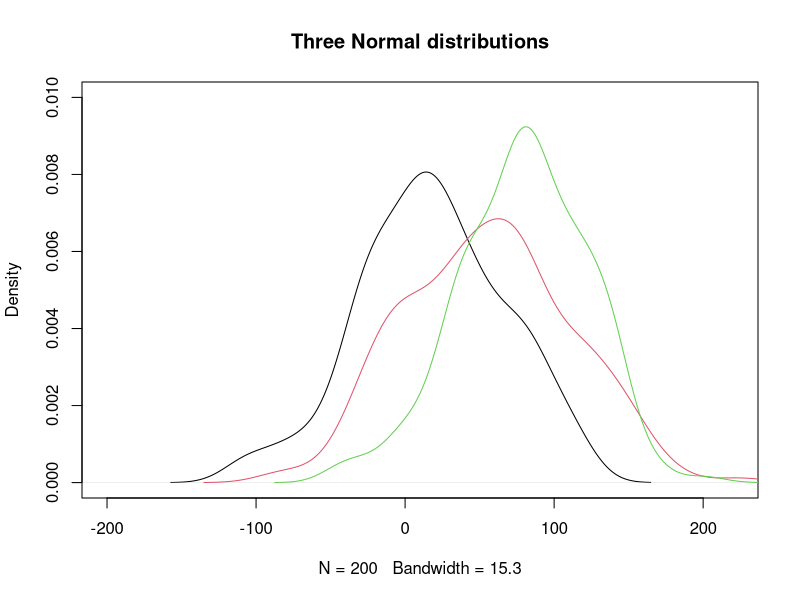
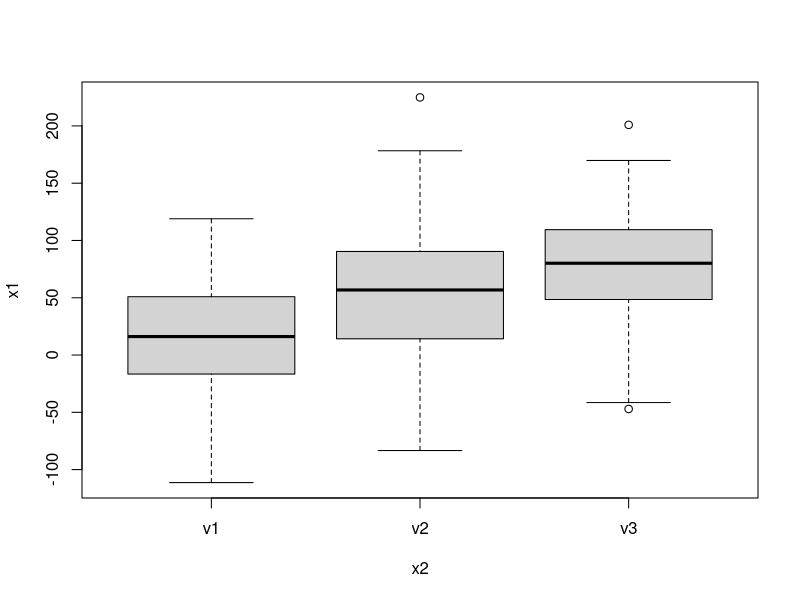

Here is the R script that generated these plots, in order: (Note: this script raises an error after producing the figures.)
### Generating Normal random vectors
library(car)
library(carData)
library(sandwich)

v1=rnorm(200, mean=10, sd=50)
v2=rnorm(200, mean=50, sd=50)
v3=rnorm(200, mean=80, sd=50)

plot(density(v1),xlim=c(-200,220),ylim=c(0,0.01),main="Three Normal distributions")
lines(density(v2),col=2)
lines(density(v3),col=3)

v1n=data.frame(x1=v1, x2="v1")
v2n=data.frame(x1=v2, x2="v2")
v3n=data.frame(x1=v3, x2="v3")

??mergeRows
library(RcmdrMisc)
data=mergeRows(v1n, v2n, common.only=FALSE)
data=mergeRows(as.data.frame(data), v3n, common.only=FALSE)
head(data)

posthoc <- function(x,y,data)
{
  AnovaModel <- aov(x ~ y, data=data)
  # Boxplot(x~y,data=data,id=FALSE)
  # dwtest(AnovaModel, alternative ="two.sided")
  # shapiro.test(residuals(AnovaModel))
  # bptest(AnovaModel)
}

### ANOVA on simulated data ####
AnovaModel.1 <- aov(x1 ~ x2, data=data)
summary(AnovaModel.1)
Boxplot(x1~x2,data=data,id=FALSE)
library(lmtest)
dwtest(AnovaModel.1, alternative ="two.sided")

shapiro.test(residuals(AnovaModel.1))

bptest(AnovaModel.1)

posthoc(v1n,v2n,data)
